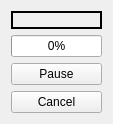
<?xml version="1.0" encoding="UTF-8"?>
<ui version="4.0">
 <class>RenderWindow</class>
 <widget class="QWidget" name="RenderWindow">
  <property name="windowModality">
   <enum>Qt::ApplicationModal</enum>
  </property>
  <property name="geometry">
   <rect>
    <x>0</x>
    <y>0</y>
    <width>640</width>
    <height>480</height>
   </rect>
  </property>
  <property name="sizePolicy">
   <sizepolicy hsizetype="Fixed" vsizetype="Fixed">
    <horstretch>0</horstretch>
    <verstretch>0</verstretch>
   </sizepolicy>
  </property>
  <property name="minimumSize">
   <size>
    <width>640</width>
    <height>480</height>
   </size>
  </property>
  <property name="maximumSize">
   <size>
    <width>1298</width>
    <height>823</height>
   </size>
  </property>
  <property name="windowTitle">
   <string>Form</string>
  </property>
  <layout class="QVBoxLayout" name="verticalLayout">
   <property name="sizeConstraint">
    <enum>QLayout::SetFixedSize</enum>
   </property>
   <item>
    <widget class="QLabel" name="RenderPreview">
     <property name="frameShape">
      <enum>QFrame::Panel</enum>
     </property>
     <property name="frameShadow">
      <enum>QFrame::Plain</enum>
     </property>
     <property name="lineWidth">
      <number>2</number>
     </property>
     <property name="text">
      <string/>
     </property>
     <property name="pixmap">
      <pixmap>../../../../Pictures/Capture.png</pixmap>
     </property>
     <property name="scaledContents">
      <bool>true</bool>
     </property>
     <property name="wordWrap">
      <bool>false</bool>
     </property>
     <property name="Rendered_Image" stdset="0">
      <pixmap/>
     </property>
    </widget>
   </item>
   <item>
    <widget class="QProgressBar" name="progressBar">
     <property name="value">
      <number>0</number>
     </property>
     <property name="textVisible">
      <bool>true</bool>
     </property>
     <property name="orientation">
      <enum>Qt::Horizontal</enum>
     </property>
     <property name="invertedAppearance">
      <bool>false</bool>
     </property>
     <property name="textDirection">
      <enum>QProgressBar::TopToBottom</enum>
     </property>
    </widget>
   </item>
   <item>
    <widget class="QPushButton" name="Pause_Button">
     <property name="text">
      <string>Pause</string>
     </property>
    </widget>
   </item>
   <item>
    <widget class="QPushButton" name="Cancel_Button">
     <property name="text">
      <string>Cancel</string>
     </property>
    </widget>
   </item>
  </layout>
 </widget>
 <resources/>
 <connections>
  <connection>
   <sender>Cancel_Button</sender>
   <signal>clicked()</signal>
   <receiver>RenderWindow</receiver>
   <slot>close()</slot>
   <hints>
    <hint type="sourcelabel">
     <x>319</x>
     <y>459</y>
    </hint>
    <hint type="destinationlabel">
     <x>319</x>
     <y>239</y>
    </hint>
   </hints>
  </connection>
 </connections>
</ui>
